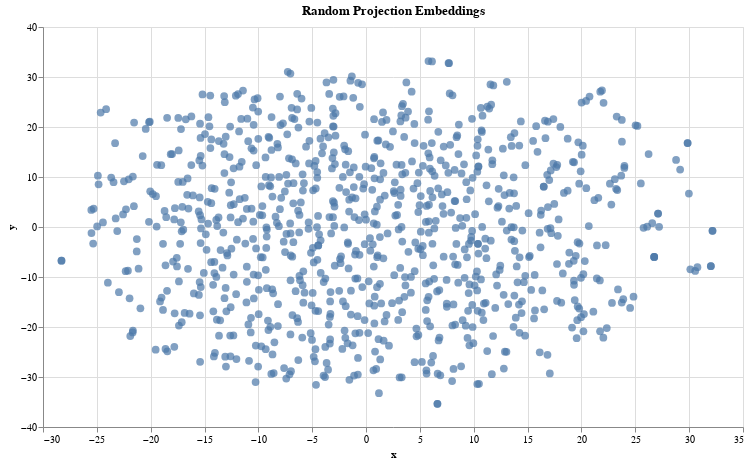

Describe this chart as a Vega-Lite specification.
### Vega-Lite specification from a JSON file in a GitHub repository (floating-point values rounded to 4 significant figures; data arrays with more than 128 entries replaced by an {"elided": "..."} marker saying what was removed)
{"config": {"view": {"continuousWidth": 400, "continuousHeight": 300}}, "data": {"name": "data-c49ee13f4f33db8ce3461b0b4b0b1ecb"}, "mark": {"type": "circle", "size": 60}, "encoding": {"tooltip": [{"type": "nominal", "field": "place"}, {"type": "nominal", "field": "country"}], "x": {"type": "quantitative", "field": "x"}, "y": {"type": "quantitative", "field": "y"}}, "height": 400, "title": "Random Projection Embeddings", "width": 700, "$schema": "https://vega.github.io/schema/vega-lite/v4.8.1.json", "datasets": {"data-c49ee13f4f33db8ce3461b0b4b0b1ecb": {"elided": "894 records"}}}
